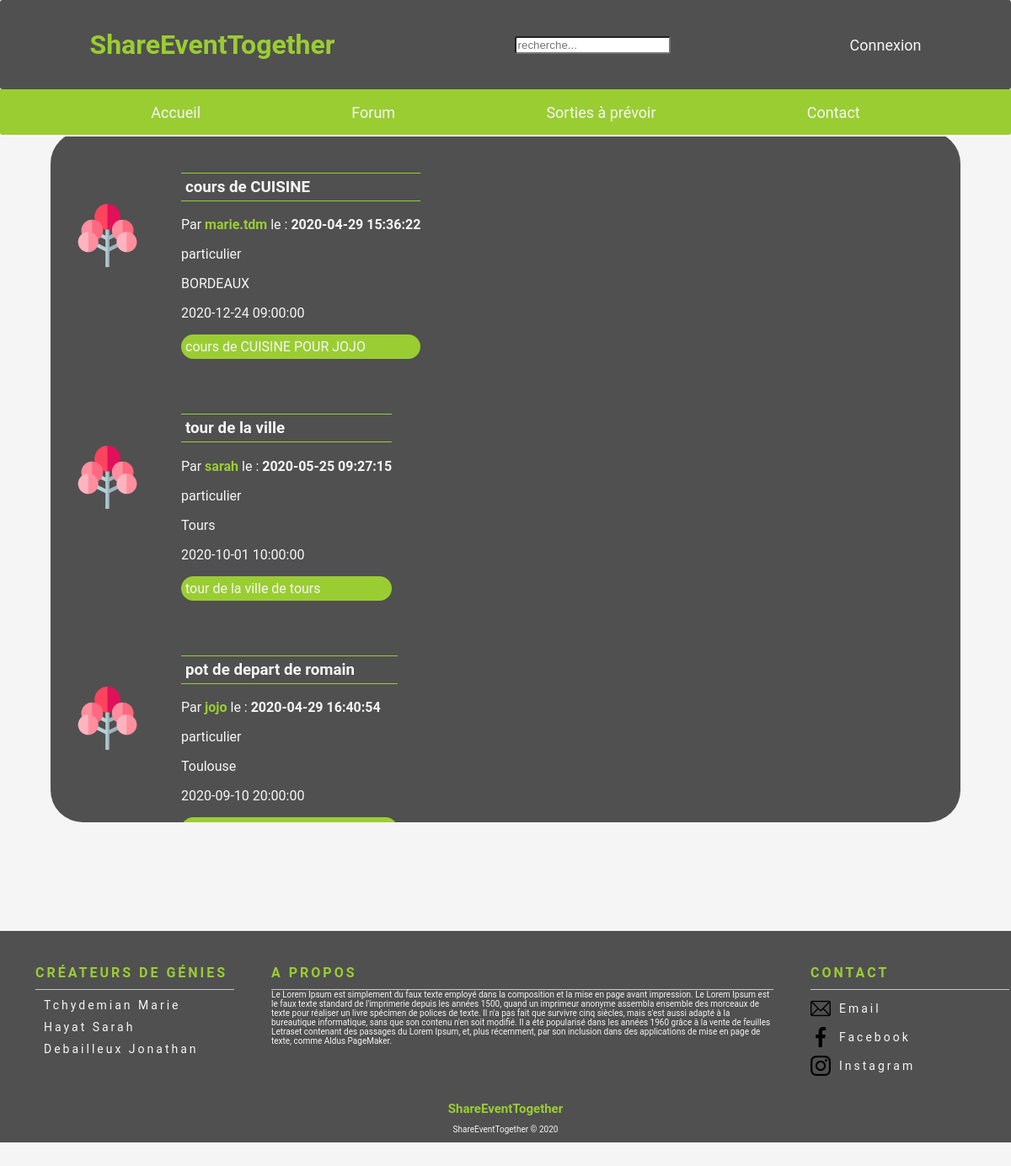
The app's page /php/recherche.php with its own data.
### tables this page shows
CREATE TABLE `evenements` (
  `id_evenement` int(11) NOT NULL,
  `id_utilisateur` int(11) NOT NULL,
  `date_poste` datetime NOT NULL DEFAULT CURRENT_TIMESTAMP,
  `description` text NOT NULL,
  `date_evenement` datetime NOT NULL,
  `titre_evenement` varchar(250) NOT NULL,
  `id_karma` int(11) DEFAULT NULL,
  `lieu` varchar(255) DEFAULT NULL,
  `id_categorie` int(11) DEFAULT NULL
);

CREATE TABLE `utilisateurs` (
  `id_utilisateur` int(11) NOT NULL,
  `prenom` varchar(100) NOT NULL,
  `nom` varchar(100) NOT NULL,
  `date_naissance` date NOT NULL,
  `adresse` varchar(250) NOT NULL,
  `code_postale` int(5) NOT NULL,
  `pays` varchar(100) NOT NULL,
  `telephone` int(10) NOT NULL,
  `mail` varchar(250) NOT NULL,
  `pseudo` varchar(100) NOT NULL,
  `mot_de_passe` varchar(255) NOT NULL,
  `type_utilisateur` varchar(50) NOT NULL,
  `ville` varchar(200) NOT NULL,
  `date_creation_utilisateur` datetime DEFAULT CURRENT_TIMESTAMP,
  `karma` decimal(4,2) DEFAULT '0.00'
);

### php/recherche.php (the view, shortened to what this page needs)
<?php
require("../controllers/bdd.php");
?>
<!DOCTYPE html>
<html lang="fr">
<head>
    <link rel="stylesheet" href="../assets/css/sortie.css"/>
</head>
<body>
<?php
if (isset($_SESSION['username'])) {
    require("headerConnect.php");
} else {
    require("headerDisconnect.php");
}
$articles = $bdd->query('SELECT * FROM evenements as e LEFT JOIN utilisateurs as u ON e.id_utilisateur = u.id_utilisateur ORDER BY e.date_evenement DESC');
?>
<section class="fond">
    <div class="filter">
        <?php
        if ($articles->rowCount() > 0) {
        while ($donnees = $articles->fetch()) {
            ?>
            <div class="listOfEvent">
                <ul class="collectionItem">
                    <div class="pictureEvent">
                        <img id="imgTree" src="../assets/images/arbre_icon.png"/>
                    </div>
                    <div class="pictureEvent">
                        <h3 class="titleOfEvent"><?php echo $donnees['titre_evenement']; ?> </h3>
                        <p><?php echo "Par " ?> <b><a href="profilUser.php?id_user= <?php echo $donnees['id_utilisateur'] ?>"> <?php echo $donnees['pseudo'] ?></a></b> le : <b> <?php echo $donnees['date_poste'] ?></b></p>
                        <p><?php echo $donnees['type_utilisateur']; ?></p>
                        <p><?php echo $donnees['lieu']; ?></p>
                        <p><?php echo $donnees['date_evenement']; ?></p>
                        <p class="description"><?php echo $donnees['description']; ?></p>
                    </div>
                </ul>
            </div>
            <?php
        }
        ?>
    </div>
</section>
<?php
require("footer.php");
?>
</body>
</html>
<?php
} else {
    ?>
    Aucun résultat pour : <?= $search ?>...
    <?php
}
?>

### assets/css/sortie.css (style rules this page uses)
body { margin: 0 !important; font-family: 'Roboto', sans-serif; padding-top: 13%; min-height: 1000px; min-width: 1000px ; position: relative; padding-bottom: 200px; color: whitesmoke; }
.fond { display: flex; margin-left: 5%; margin-right: 5%; padding: 10px 10px 10px 10px; background: #505050 !important; border-radius: 38px; top: 195px; height: 800px; width: auto; overflow: scroll; }
.fond { display: block; }
#imgTree { width: 75px; padding-right: 50px; margin-top: 45%; }
.titleOfEvent { border-bottom: solid 1px yellowgreen; border-top: solid 1px yellowgreen; padding: 5px; }
.collectionItem { display: flex; flex-direction: row; margin: 10px; padding: 10px; }
.description { background-color: yellowgreen; padding: 5px; color: whitesmoke; border-radius: 20px; }
a { text-decoration: none; color: yellowgreen; }

### assets/css/headerConnect.css (style rules this page uses)
body { margin: 0 !important; font-family: 'Roboto', sans-serif; background-color: whitesmoke; }

### assets/css/footer.css (style rules this page uses)
ul { list-style: none; }

### records on screen
evenements: titre_evenement "cours de CUISINE", id_utilisateur.pseudo "marie.tdm", date_poste "2020-04-29 15:36:22", id_utilisateur.type_utilisateur "particulier", lieu "BORDEAUX", date_evenement "2020-12-24 09:00:00", description "cours de CUISINE POUR JOJO"
evenements: titre_evenement "tour de la ville", id_utilisateur.pseudo "sarah", date_poste "2020-05-25 09:27:15", id_utilisateur.type_utilisateur "particulier", lieu "Tours", date_evenement "2020-10-01 10:00:00", description "tour de la ville de tours"
evenements: titre_evenement "pot de depart de romain", id_utilisateur.pseudo "jojo", date_poste "2020-04-29 16:40:54", id_utilisateur.type_utilisateur "particulier", lieu "Toulouse", date_evenement "2020-09-10 20:00:00"
